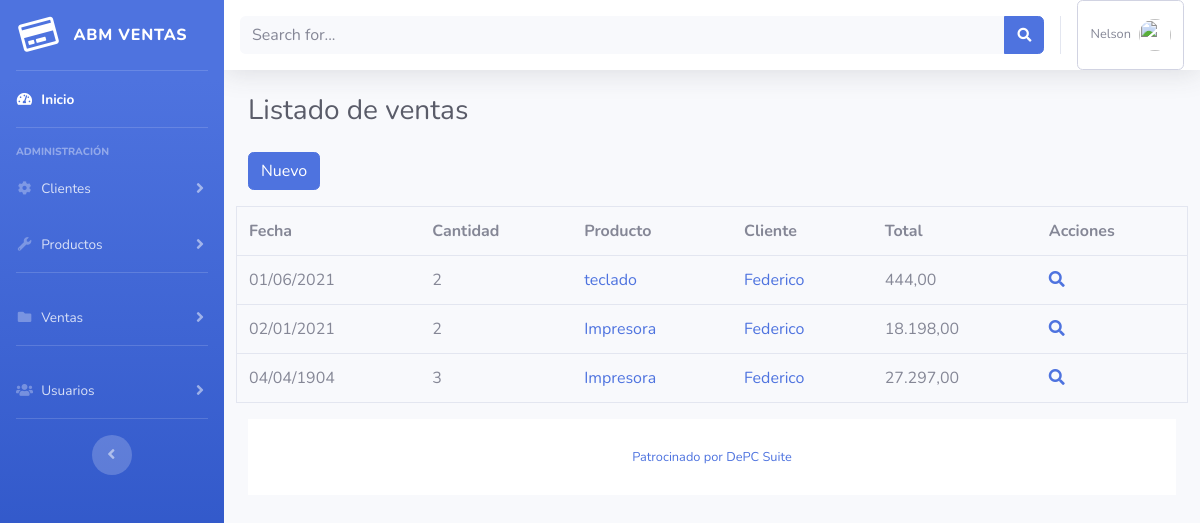
Page /venta-listado.php (signed in) on the committed database.
### tables this page shows
CREATE TABLE `ventas`  (
  `idventa` int(11) NOT NULL AUTO_INCREMENT,
  `fk_idcliente` int(11) NOT NULL DEFAULT 0,
  `fk_idproducto` int(11) NOT NULL DEFAULT 0,
  `fecha` datetime(0) NOT NULL,
  `cantidad` int(255) NULL DEFAULT NULL,
  `preciounitario` decimal(10, 2) NULL DEFAULT NULL,
  `total` decimal(10, 2) NOT NULL DEFAULT 0.00,
  PRIMARY KEY (`idventa`) USING BTREE,
  INDEX `FK_ventas_clientes`(`fk_idcliente`) USING BTREE,
  INDEX `FK_ventas_productos`(`fk_idproducto`) USING BTREE,
  CONSTRAINT `FK_ventas_clientes` FOREIGN KEY (`fk_idcliente`) REFERENCES `clientes` (`idcliente`) ON DELETE RESTRICT ON UPDATE RESTRICT,
  CONSTRAINT `FK_ventas_productos` FOREIGN KEY (`fk_idproducto`) REFERENCES `productos` (`idproducto`) ON DELETE RESTRICT ON UPDATE RESTRICT
);

CREATE TABLE `productos`  (
  `idproducto` int(11) NOT NULL AUTO_INCREMENT,
  `nombre` varchar(150) NOT NULL,
  `cantidad` int(11) NOT NULL DEFAULT 0,
  `precio` decimal(10, 2) NOT NULL DEFAULT 0.00,
  `descripcion` text NULL,
  `imagen` varchar(500) NULL DEFAULT NULL,
  `fk_idtipoproducto` int(11) NULL DEFAULT NULL,
  PRIMARY KEY (`idproducto`) USING BTREE,
  INDEX `fk_idtipoproducto`(`fk_idtipoproducto`) USING BTREE,
  CONSTRAINT `productos_ibfk_1` FOREIGN KEY (`fk_idtipoproducto`) REFERENCES `tipo_productos` (`idtipoproducto`) ON DELETE RESTRICT ON UPDATE RESTRICT
);

CREATE TABLE `clientes`  (
  `idcliente` int(11) NOT NULL AUTO_INCREMENT,
  `nombre` varchar(150) NOT NULL,
  `cuit` varchar(11) NOT NULL,
  `telefono` varchar(50) NULL DEFAULT NULL,
  `correo` varchar(150) NOT NULL,
  `fecha_nac` date NULL DEFAULT NULL,
  `fk_idprovincia` int(11) UNSIGNED NULL DEFAULT NULL,
  `fk_idlocalidad` int(11) UNSIGNED NULL DEFAULT NULL,
  `domicilio` varchar(255) NULL DEFAULT NULL,
  PRIMARY KEY (`idcliente`) USING BTREE
);

### entidades/venta.php (called while the page is built, shortened)
<?php
class Venta {
    public function __get($atributo) {
        return $this->$atributo;
    }
    public function cargarGrilla(){
        $mysqli = new mysqli(Config::BBDD_HOST, Config::BBDD_USUARIO, Config::BBDD_CLAVE, Config::BBDD_NOMBRE, Config::BBDD_PORT);
        $sql = "SELECT
                A.idventa,
                A.fecha,
                A.cantidad,
                A.fk_idcliente,
                B.nombre as nombre_cliente,
                A.fk_idproducto,
                A.total,
                A.preciounitario,
                C.nombre as nombre_producto
            FROM ventas A
            INNER JOIN clientes B ON A.fk_idcliente = B.idcliente
            INNER JOIN productos C ON A.fk_idproducto = C.idproducto
            ORDER BY A.fecha DESC";
        if (!$resultado = $mysqli->query($sql)) {
            printf("Error en query: %s\n", $mysqli->error . " " . $sql);
        }
        $aResultado = array();
        if($resultado){
            while($fila = $resultado->fetch_assoc()){
                $entidadAux = new Venta();
                $entidadAux->idventa = $fila["idventa"];
                $entidadAux->fk_idcliente = $fila["fk_idcliente"];
                $entidadAux->fk_idproducto = $fila["fk_idproducto"];
                $entidadAux->fecha = $fila["fecha"];
                $entidadAux->cantidad = $fila["cantidad"];
                $entidadAux->preciounitario = $fila["preciounitario"];
                $entidadAux->nombre_cliente = $fila["nombre_cliente"];
                $entidadAux->nombre_producto = $fila["nombre_producto"];
                $entidadAux->total = $fila["total"];
                $aResultado[] = $entidadAux;
            }
        }
        return $aResultado;
    }
}
?>

### venta-listado.php (the view, shortened to what this page needs)
<?php
include_once "entidades/venta.php";
$venta = new Venta();
$aVentas = $venta->cargarGrilla();
include_once "header.php";
?>
<div class="container-fluid">
    <h1 class="h3 mb-4 text-gray-800">Listado de ventas</h1>
    <div class="row">
        <div class="col-12 mb-3">
            <a href="venta-formulario.php" class="btn btn-primary me-2">Nuevo</a>
        </div>
    </div>
    <div class="row">
        <table class="table table-hover border">
            <tbody>
                <tr>
                    <th>Fecha</th>
                    <th>Cantidad</th>
                    <th>Producto</th>
                    <th>Cliente</th>
                    <th>Total</th>
                    <th>Acciones</th>
                </tr>
                <?php foreach ($aVentas as $venta) : ?>
                    <tr>
                        <td><?php echo date_format(date_create($venta->fecha), "d/m/Y"); ?></td>
                        <td><?php echo $venta->cantidad; ?></td>
                        <td><a href="producto-formulario.php?id=<?php echo $venta->fk_idproducto; ?>"><?php echo $venta->nombre_producto; ?></a></td>
                        <td><a href="cliente-formulario.php?id=<?php echo $venta->fk_idcliente; ?>"><?php echo $venta->nombre_cliente; ?></a></td>
                        <td><?php echo number_format($venta->total, 2, ",", "."); ?></td>
                        <td>
                            <a href="venta-formulario.php?id=<?php echo $venta->idventa; ?>"><i class="fas fa-search"></i></a>
                        </td>
                    </tr>
                <?php endforeach; ?>
            </tbody>
        </table>
    </div>
    <?php include_once("footer.php"); ?>

### header.php (shortened to what this page needs)
<!DOCTYPE html>
<html lang="es">
<head>
  <link href="vendor/fontawesome-free/css/all.min.css" rel="stylesheet" type="text/css">
  <link href="css/sb-admin-2.min.css" rel="stylesheet">
  <link rel="stylesheet" type="text/css" href="//cdn.datatables.net/1.10.21/css/jquery.dataTables.min.css"/>
  <link href="css/bootstrap-select.min.css" rel="stylesheet" type="text/css">
  <link href="css/estilos.css" rel="stylesheet" type="text/css">
</head>
<body id="page-top">
<form action="" method="POST" enctype="multipart/form-data">
  <div id="wrapper">
    <?php include_once("menu.php"); ?>
    <div id="content-wrapper" class="d-flex flex-column">
      <div id="content">
        <nav class="navbar navbar-expand navbar-light bg-white topbar mb-4 static-top shadow">
          <div class="input-group">
              <input type="text" class="form-control bg-light border-0 small" placeholder="Search for..." aria-label="Search" aria-describedby="basic-addon2">
              <div class="input-group-append">
                <button class="btn btn-primary" type="button">
                  <i class="fas fa-search fa-sm"></i>
                </button>
              </div>
            </div>
          <ul class="navbar-nav ml-auto">
            <li class="nav-item dropdown no-arrow">
              <a class="nav-link dropdown-toggle" href="#" id="userDropdown" role="button" data-toggle="dropdown" aria-haspopup="true" aria-expanded="false">
                <span class="mr-2 d-none d-lg-inline text-gray-600 small"><?php echo $_SESSION['nombre']; ?></span>
                <img class="img-profile rounded-circle" src="https://source.unsplash.com/QAB-WJcbgJk/60x60">
              </a>
            </li>
          </ul>
        </nav>

### menu.php (shortened to what this page needs)
<ul class="navbar-nav bg-gradient-primary sidebar sidebar-dark accordion" id="accordionSidebar">
  <a class="sidebar-brand d-flex align-items-center justify-content-center" href="index.html">
    <div class="sidebar-brand-icon rotate-n-15">
      <i class="far fa-credit-card"></i>
    </div>
    <div class="sidebar-brand-text mx-3">ABM Ventas</div>
  </a>
  <hr class="sidebar-divider my-0">
  <li class="nav-item active">
    <a class="nav-link" href="index.php">
      <i class="fas fa-fw fa-tachometer-alt"></i>
      <span>Inicio</span></a>
  </li>
  <hr class="sidebar-divider">
  <div class="sidebar-heading">
    Administración
  </div>
  <li class="nav-item">
    <a class="nav-link collapsed" href="#" data-toggle="collapse" data-target="#collapseClientes" aria-expanded="true" aria-controls="collapseClientes">
      <i class="fas fa-fw fa-cog"></i>
      <span>Clientes</span>
    </a>
  </li>
  <li class="nav-item">
    <a class="nav-link collapsed" href="#" data-toggle="collapse" data-target="#collapseProductos" aria-expanded="true" aria-controls="collapseProductos">
      <i class="fas fa-fw fa-wrench"></i>
      <span>Productos</span>
    </a>
  </li>
  <hr class="sidebar-divider">
  <li class="nav-item">
    <a class="nav-link collapsed" href="#" data-toggle="collapse" data-target="#collapseVentas" aria-expanded="true" aria-controls="collapseVentas">
      <i class="fas fa-fw fa-folder"></i>
      <span>Ventas</span>
    </a>
  </li>
  <hr class="sidebar-divider d-none d-md-block">
  <li class="nav-item">
    <a class="nav-link collapsed" href="#" data-toggle="collapse" data-target="#collapseUsuario" aria-expanded="true" aria-controls="collapseUsuario">
      <i class="fas fa-fw fa-users"></i>
      <span>Usuarios</span>
    </a>
  </li>
  <hr class="sidebar-divider d-none d-md-block">
  <div class="text-center d-none d-md-inline">
    <button class="rounded-circle border-0" id="sidebarToggle"></button>
  </div>
</ul>

### footer.php (shortened to what this page needs)
      <footer class="sticky-footer bg-white">
        <div class="container my-auto">
          <div class="copyright text-center my-auto">
            <span><a href="https://depcsuite.com" target="_blank">Patrocinado por DePC Suite</a></span>
          </div>
        </div>
      </footer>
    </div>
  </div>
  </form>
</body>
</html>

### css/estilos.css (style rules this page uses)
.dropdown-toggle { font-size: 1rem; font-weight: 400; line-height: 1.5; color: #6e707e; background-color: #fff; background-clip: padding-box; border: 1px solid #d1d3e2; border-radius: .35rem; transition: border-color .15s ease-in-out,box-shadow .15s ease-in-out; }

### rows in the picture
ventas: fecha "01/06/2021", cantidad "2", fk_idproducto.nombre "teclado", fk_idcliente.nombre "Federico", total "444,00"
ventas: fecha "02/01/2021", cantidad "2", fk_idproducto.nombre "Impresora", fk_idcliente.nombre "Federico", total "18.198,00"
ventas: fecha "04/04/1904", cantidad "3", fk_idproducto.nombre "Impresora", fk_idcliente.nombre "Federico", total "27.297,00"

### other values in the picture
$_SESSION['nombre'] "Nelson"
